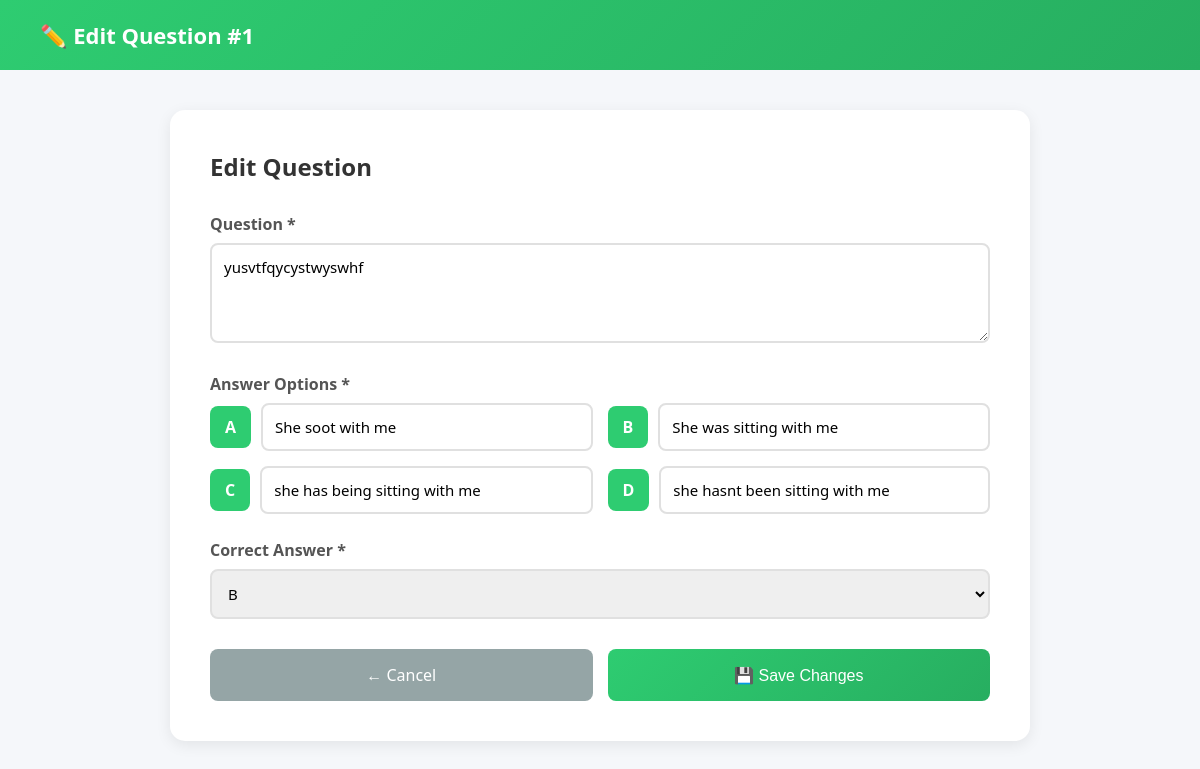
Screenshot of /teacher/edit-question/2/ (signed in) with the database file from the repository.
### accounts/models.py (models this page shows, shortened)
class Question(models.Model):
    exam = models.ForeignKey(Exam, on_delete=models.CASCADE, related_name='questions')
    question_text = models.TextField()
    option_a = models.CharField(max_length=500)
    option_b = models.CharField(max_length=500)
    option_c = models.CharField(max_length=500)
    option_d = models.CharField(max_length=500)
    correct_answer = models.CharField(max_length=1, choices=[('A', 'A'), ('B', 'B'), ('C', 'C'), ('D', 'D')])
    question_number = models.IntegerField()
    class Meta:
        ordering = ['question_number']

### accounts/views.py (the view, shortened to what this page needs)
# urls.py: path('teacher/edit-question/<int:question_id>/', views.edit_question, name='edit_question'),
@login_required
def edit_question(request, question_id):
    try:
        teacher = Teacher.objects.get(user=request.user)
        question = Question.objects.get(id=question_id, exam__created_by=teacher)
    except:
        messages.error(request, 'Access denied.')
        return redirect('teacher_dashboard')
    context = {'question': question}
    return render(request, 'edit_question.html', context)

### accounts/templates/edit_question.html (shortened to what this page needs)
<!DOCTYPE html>
<html lang="en">
<head>
</head>
<body>
    <nav class="navbar">
        <h1>✏️ Edit Question #{{ question.question_number }}</h1>
    </nav>
    <div class="container">
        <div class="form-card">
            <h2>Edit Question</h2>
            <form method="POST">
                <div class="form-group">
                    <label for="question_text">Question *</label>
                    <textarea name="question_text" id="question_text" required>{{ question.question_text }}</textarea>
                </div>
                <div class="form-group">
                    <label>Answer Options *</label>
                    <div class="options-grid">
                        <div class="option-item">
                            <span class="option-label">A</span>
                            <input type="text" name="option_a" value="{{ question.option_a }}" required>
                        </div>
                        <div class="option-item">
                            <span class="option-label">B</span>
                            <input type="text" name="option_b" value="{{ question.option_b }}" required>
                        </div>
                        <div class="option-item">
                            <span class="option-label">C</span>
                            <input type="text" name="option_c" value="{{ question.option_c }}" required>
                        </div>
                        <div class="option-item">
                            <span class="option-label">D</span>
                            <input type="text" name="option_d" value="{{ question.option_d }}" required>
                        </div>
                    </div>
                </div>
                <div class="form-group">
                    <label for="correct_answer">Correct Answer *</label>
                    <select name="correct_answer" id="correct_answer" required>
                        <option value="B" {% if question.correct_answer == 'B' %}selected{% endif %}>B</option>
                    </select>
                </div>
                <div class="button-group">
                    <a href="{% url 'add_questions' question.exam.id %}" class="btn btn-cancel">
                        ← Cancel
                    </a>
                    <button type="submit" class="btn btn-save">
                        💾 Save Changes
                    </button>
                </div>
            </form>
        </div>
    </div>
</body>
</html>

### accounts/templates/edit_question.html (style rules this page uses)
* { margin: 0; padding: 0; box-sizing: border-box; }
body { font-family: 'Segoe UI', Tahoma, Geneva, Verdana, sans-serif; background: #f5f7fa; }
.navbar { background: linear-gradient(135deg, #2ecc71 0%, #27ae60 100%); color: white; padding: 20px 40px; }
.navbar h1 { font-size: 22px; }
.container { max-width: 900px; margin: 40px auto; padding: 0 20px; }
.form-card { background: white; padding: 40px; border-radius: 15px; box-shadow: 0 4px 15px rgba(0,0,0,0.08); }
.form-card h2 { margin-bottom: 30px; color: #333; }
.form-group { margin-bottom: 25px; }
label { display: block; margin-bottom: 8px; color: #555; font-weight: 600; }
input, textarea, select { width: 100%; padding: 12px; border: 2px solid #e0e0e0; border-radius: 8px; font-size: 15px; font-family: inherit; }
textarea { min-height: 100px; resize: vertical; }
.options-grid { display: grid; grid-template-columns: repeat(2, 1fr); gap: 15px; }
.option-item { display: flex; align-items: center; gap: 10px; }
.option-label { background: #2ecc71; color: white; padding: 10px 15px; border-radius: 8px; font-weight: bold; min-width: 40px; text-align: center; }
.option-item input { flex: 1; }
.button-group { display: grid; grid-template-columns: 1fr 1fr; gap: 15px; margin-top: 30px; }
.btn { padding: 15px 30px; border: none; border-radius: 8px; font-size: 16px; cursor: pointer; text-decoration: none; text-align: center; display: block; }
.btn-save { background: linear-gradient(135deg, #2ecc71 0%, #27ae60 100%); color: white; }
.btn-cancel { background: #95a5a6; color: white; }

### rows the page displays
Question: question_number "1", question_text "yusvtfqycystwyswhf", option_a "She soot with me", option_b "She was sitting with me", option_c "she has being sitting with me", option_d "she hasnt been sitting with me", correct_answer "B"
